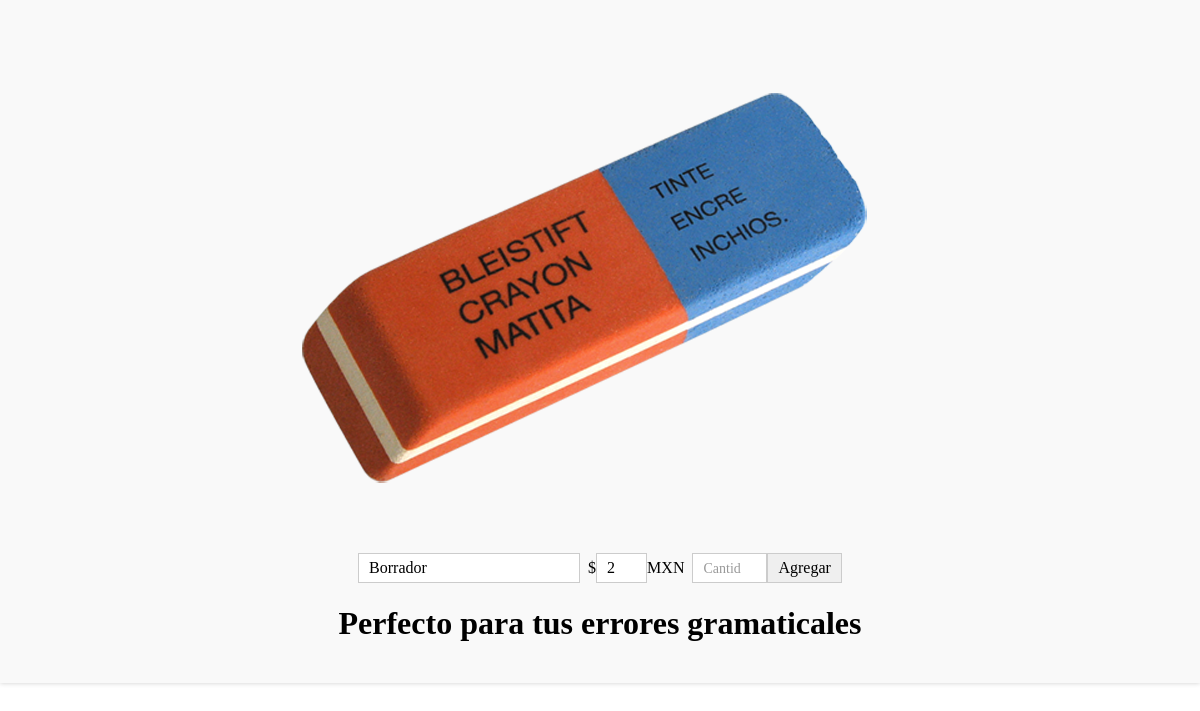
/detalles.php?id=3, run on the app's committed database.
### tables this page shows
CREATE TABLE `productos` (
  `id_p` int(3) NOT NULL,
  `nombre_p` varchar(20) NOT NULL,
  `precio_p` int(3) NOT NULL,
  `descripcion_p` varchar(60) NOT NULL,
  `imagen_p` varchar(30) NOT NULL,
  `existencia` int(3) NOT NULL,
  `categoria` varchar(150) NOT NULL
);

### detalles.php (the view, shortened to what this page needs)
<!DOCTYPE html PUBLIC "-//W3C//DTD XHTML 1.0 Transitional//EN" "http://www.w3.org/TR/xhtml1-transional.dtd">
<html xmlns="http://www.w3.org/1999/xhtml">
<head>
	<link type="text/css" href="css/normalize.css" rel="stylesheet"/>
	<link type="text/css" href="css/detalles.css" rel="stylesheet"/>
</head>
<body>
	<head>
	</head>
	<section>
		<?php
	if(isset($_GET['id'])){
		$id = $_GET['id'];
		include("conectbd.php");
		$Resultado = mysqli_query($conexion, "SELECT * FROM productos WHERE id_p='".$id."';");
		while($row = mysqli_fetch_array($Resultado)){
			echo '<img src="img/'.$row['imagen_p'].'" class="ImagenG">';
			echo '<form action="acumular.php" method="post" name="AgregarCarrito">';
			echo '<input type="text" name="producto" value="'.utf8_encode($row['nombre_p']).'" readonly="readonly">';
			echo '$<input type="text" name="precio" size="1" value="'.$row['precio_p'].'" readonly="readonly">MXN';
			echo '<input type="number" placeholder="Cantidad a Pedir" name="cantidad" size="8" max="10" min="1">';
			echo '<input name="Agregar" type="submit" id="btnagregar" value="Agregar">';
			echo '</form>';
			echo '<h1>'.utf8_encode($row['descripcion_p']).'</h1>';
		}
	} else {
		echo '<META HTTP-EQUIV="REFRESH" CONTENT="0;URL=index.php">';
	}
?>
</section>
</body>
</html>

### css/detalles.css (style rules this page uses)
section { text-align: center; margin: 0 auto; max-width: 1200px; padding: 20px; background-color: #f9f9f9; box-shadow: 0 0 5px rgba(0, 0, 0, 0.2); }
input { font-size: 16px; padding: 5px 10px; border: 1px solid #ccc; }
input::placeholder { color: #999; font-size: 14px; }

### data on the page
productos: imagen_p (picture), producto "Borrador", precio "2", descripcion_p "Perfecto para tus errores gramaticales"
